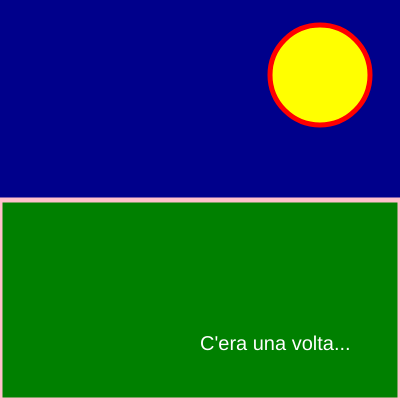
Frame 1 (no input)
Frame 60 (no input): identical to frame 1, image omitted
Frame 120 (the mouse pressed at the canvas centre since frame 60): identical to frame 1, image omitted

The p5.js sketch that drew this single still picture (run headless with seeded random() and noise() and a simulated clock; from frame 60 on, the mouse is pressed at the canvas centre):

// p5.js sketch
// ── sketch.js
function setup() {
  createCanvas(400, 400);
}

function draw() {
  //fare cielo scuro
  background("darkblue");
  //vogliamo disegnare la luna
  fill("yellow");
  stroke("red");
  strokeWeight(5);
  circle(320, 75, 100);
  //prima della forma desiderata
  //cambiare fill e stroke
  fill("green");
  stroke("pink");
  strokeWeight(5);
  rect(0,200,400,200);
  fill("white");
  stroke(0);
  strokeWeight(0);
  textSize(20);
  text("C'era una volta...",200,350);
}
